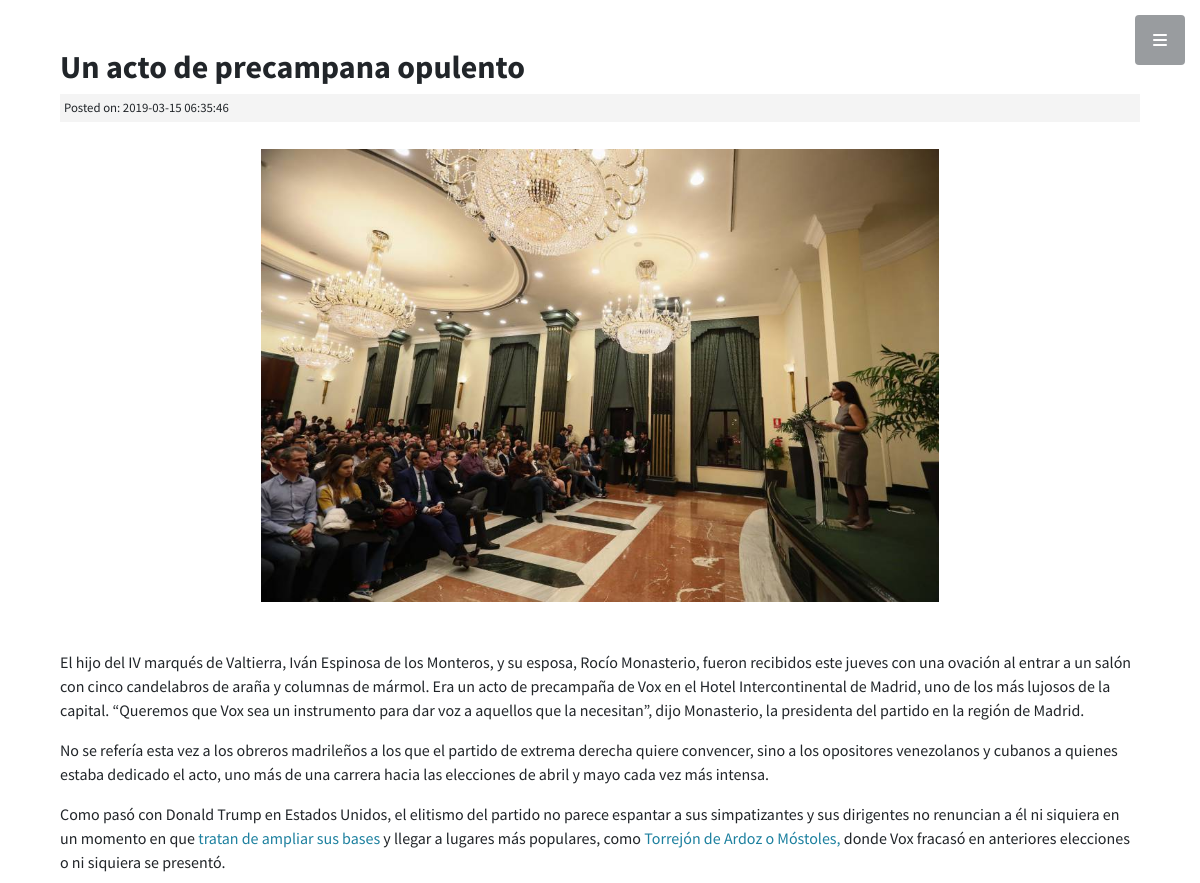
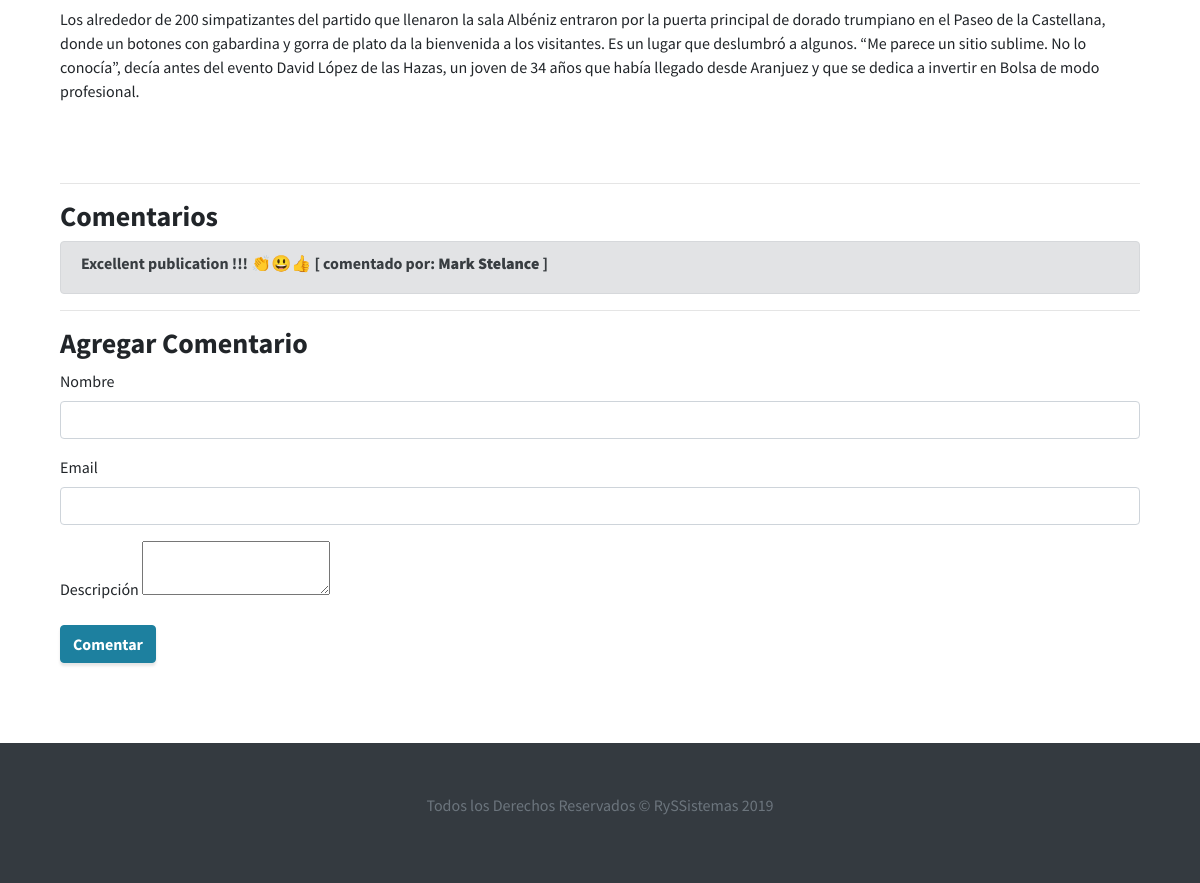
Page /posts/Un-acto-de-precampana-opulento on the committed database (2 pictures, top to bottom).
### tables this page shows
CREATE TABLE `posts` (
  `id` int(11) NOT NULL,
  `category_id` int(11) NOT NULL,
  `user_id` int(11) NOT NULL,
  `titulo` varchar(191) NOT NULL,
  `slug` varchar(191) NOT NULL,
  `body` text NOT NULL,
  `post_image` varchar(191) NOT NULL,
  `created_at` timestamp NOT NULL DEFAULT CURRENT_TIMESTAMP
);

CREATE TABLE `comments` (
  `id` int(11) NOT NULL,
  `post_id` int(11) NOT NULL,
  `name` varchar(191) NOT NULL,
  `email` varchar(191) NOT NULL,
  `body` text NOT NULL,
  `created_at` timestamp NOT NULL DEFAULT CURRENT_TIMESTAMP
);

### application/controllers/Posts.php (called while the page is built, shortened)
<?php
	class Posts extends CI_Controller{
		public function view($slug = NULL){
			$data['post'] = $this->post_model->get_posts($slug);
			$post_id = $data['post']['id'];
			$data['comments'] = $this->comment_model->get_comments($post_id);
			$data['titulo'] = $data['post']['titulo'];
			$this->load->view('partes_actualidad/header', $data);
			$this->load->view('partes_actualidad/menu');
			$this->load->view('posts/view', $data);
			$this->load->view('partes_actualidad/footer_admin');
		}
	}
?>

### index.php (called while the page is built, shortened)
<?php
require_once BASEPATH.'core/CodeIgniter.php';

### application/models/Post_model.php (called while the page is built, shortened)
<?php
	class Post_Model extends CI_Model{
		public function get_posts($slug = FALSE, $limit = FALSE, $offset = FALSE){
			$query = $this->db->get_where('posts', array('slug' => $slug));
			return $query->row_array();
		}
	}

### application/models/Comment_model.php (called while the page is built, shortened)
<?php
	class Comment_model extends CI_Model{
		public function get_comments($post_id){
			$query = $this->db->get_where('comments', array('post_id' => $post_id));
			return $query->result_array();
		}
	}

### application/views/posts/view.php (the view, shortened to what this page needs)
<div class="container footer_view_post_margin">
	<h2><?php echo $post['titulo']; ?></h2>
	<small class="post-date">Posted on: <?php echo $post['created_at']; ?></small><br>
	<div class="container text-center">
		<img class="img-fluit img_por_post_size" alt="Responsive image" src="<?php echo site_url(); ?>assets/img/posts/<?php echo $post['post_image']; ?>">
	</div>
	<br><br>
	<div class="post-body">
		<?php echo $post['body'];?>
	</div>
	<br>
	<br>
	<hr>
	<h3>Comentarios</h3>
	<?php if(isset($comments)) :?>
		<?php foreach($comments as $comment) : ?>
			<div class="alert alert-secondary" role="alert">
				<h6><?php echo $comment['body']; ?> [ comentado por: <strong><?php echo $comment['name']; ?></strong>  ]</h6>
			</div>
		<?php endforeach; ?>
	<?php else : ?>
		<p>No se han realizado comentarios.</p>
	<?php endif; ?>
	<hr>
	<h3>Agregar Comentario</h3>
	<?php echo form_open('comments/create/'.$post['id']); ?>
		<div class="form-group">
			<label>Nombre</label>
			<input type="text" name="name" class="form-control">
		</div>
		<div class="form-group">
			<label>Email</label>
			<input type="text" name="email" class="form-control">
		</div>
		<div class="form-group">
			<label>Descripción</label>
			<link rel="stylesheet" href="<?php base_url(); ?>emoji-master/emojionearea.min.css">
			<textarea name="body" id="mytext"></textarea>
		</div>
		<button class="btn btn-primary" type="submit">Comentar</button>
	</form>
</div>

### assets/css/actualidad/style.css (style rules this page uses)
.post-date { background: #f4f4f4; padding: 4px; margin: 3px 0; display: block; }
.img_por_post_size { max-width: 680px; max-height: 453px; }
.footer_view_post_margin { margin-bottom: 80px; }

### css/stylish-portfolio.css (style rules this page uses)
body, html { width: 100%; height: 100%; }
body { font-family: 'Source Sans Pro'; }
h1, h2, h3, h4, h5, h6 { font-weight: 700; }
a { color: #1D809F; }
.btn-primary { background-color: #1D809F !important; border-color: #1D809F !important; color: #fff !important; }
.btn { -webkit-box-shadow: 0px 3px 3px 0px rgba(0, 0, 0, 0.1); box-shadow: 0px 3px 3px 0px rgba(0, 0, 0, 0.1); font-weight: 700; }

### rows in the picture
posts: titulo "Un acto de precampana opulento", created_at "2019-03-15 06:35:46", post_image (picture), body "El hijo del IV marqués de Valtierra, Iván Espinosa de los Monteros, y su esposa, Rocío Monasterio, fueron recibidos este jueves con una ovación al entrar a un salón con cinco candelabros de araña y columnas de mármol. Era un acto de precampaña de Vox en el Hotel Intercontinental de Madrid, uno de los más lujosos de la capital. “Queremos que Vox sea un instrumento para dar voz a aquellos que la necesitan”, dijo Monasterio, la presidenta del partido en la región de Madrid. No se refería esta vez a los obreros madrileños a los que el partido de extrema derecha quiere convencer, sino a los opositores venezolanos y cubanos a quienes estaba dedicado el acto, uno más de una carrera hacia las…"
comments: body "Excellent publication !!! 👏😃👍", name "Mark Stelance"
